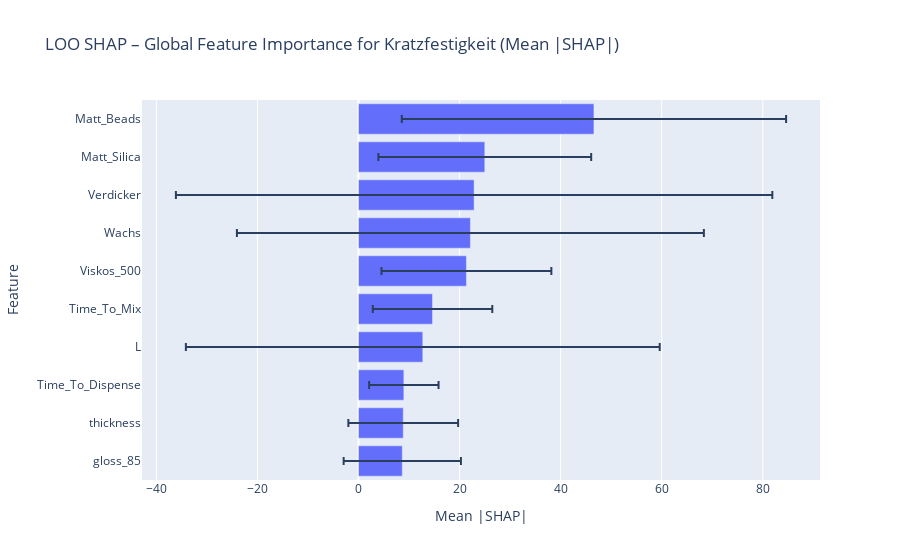
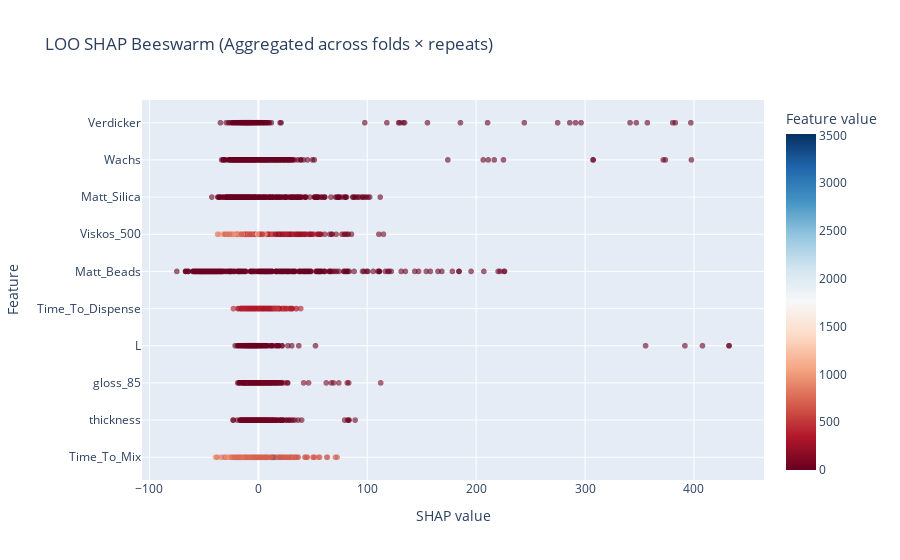
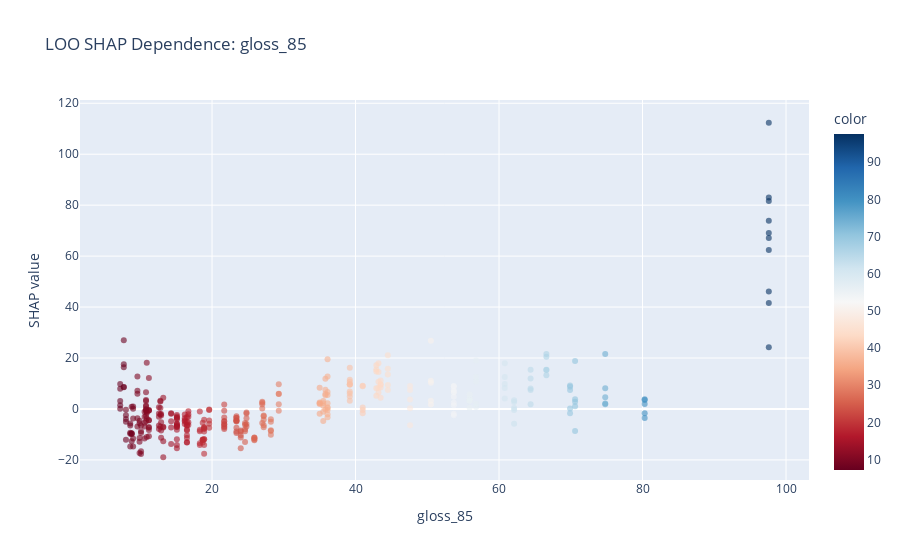
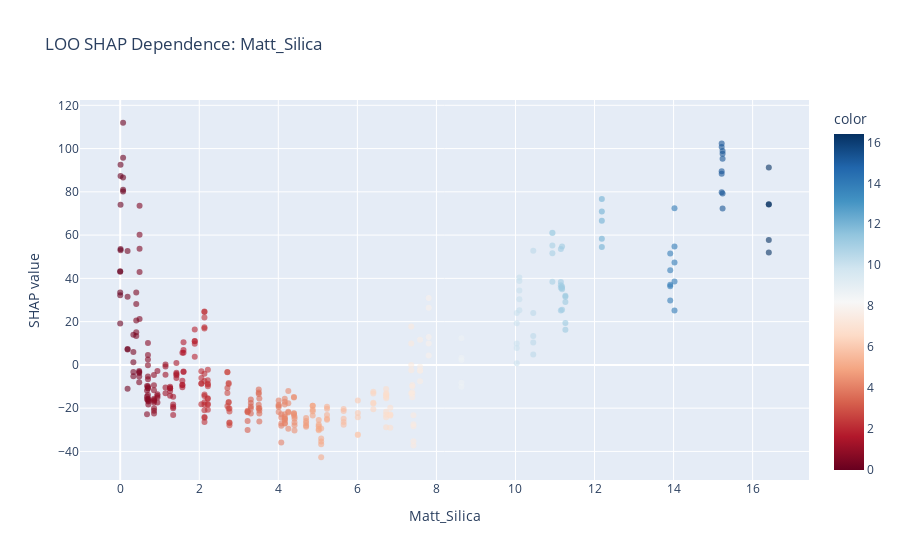

Notebook cell for these charts, in order:
### Markdown cell above
## Aggregate SHAP values over Leave-One-Out-Cross-validation

### Code cell
import shap
from sklearn.model_selection import LeaveOneOut
all_data = pd.read_csv("DoE_data.csv")
features = ["Matt_Beads", "Matt_Silica", 'Wachs', 'Verdicker','Time_To_Mix', 'Time_To_Dispense', 'thickness', "L", "Viskos_500", "gloss_85"]
X_all_unscaled = all_data[features].to_numpy()
y_all = all_data[targets].to_numpy().ravel()

# ========= LOO settings =========
n_repeats = 5   # increase if you want more smoothing over RF randomness

loo = LeaveOneOut()
all_shap_values = []               # (n_folds * n_repeats, n_features)
all_feature_values_unscaled = []   # matching rows for plotting
preds_all = []                     # predictions for left-out samples
truth_all = []                     # true y for left-out samples

for rep in range(n_repeats):
    print(f"Repeat {rep+1}/{n_repeats}")
    for train_idx, test_idx in loo.split(X_all_unscaled):
        X_tr_unscaled = X_all_unscaled[train_idx]
        y_tr = y_all[train_idx]
        X_lo_unscaled = X_all_unscaled[test_idx]  # shape (1, n_features)
        y_lo = y_all[test_idx]                    # shape (1,)

        # Scale for the model (RF doesn't need it, but harmless/consistent)
        scaler_X = MinMaxScaler().fit(X_tr_unscaled)
        X_tr = scaler_X.transform(X_tr_unscaled)
        X_lo = scaler_X.transform(X_lo_unscaled)

        # Train model (no random_state to keep randomness)
        model = RandomForestRegressor()
        model.fit(X_tr, y_tr)

        # Predict the left-out point
        y_pred_lo = model.predict(X_lo)
        preds_all.append(y_pred_lo[0])
        truth_all.append(y_lo[0])

        # SHAP for the left-out point using train as background
        explainer = shap.Explainer(model, X_tr)
        sv = explainer(X_lo, check_additivity=False)  # <- added flag
        all_shap_values.append(sv.values[0])  # store 1D: (n_features,)
        all_feature_values_unscaled.append(X_lo_unscaled[0])

# ========= Aggregate =========
shap_values_all = np.vstack(all_shap_values)                # (n_folds*n_repeats, n_features)
X_vis_unscaled  = np.vstack(all_feature_values_unscaled)    # (n_folds*n_repeats, n_features)
feature_names = features

# LOO metrics (over repeats * folds)
preds_all = np.array(preds_all)
truth_all = np.array(truth_all)

R2 = r2_score(truth_all, preds_all)
MSE = mean_squared_error(truth_all, preds_all)
MAE = mean_absolute_error(truth_all, preds_all)
MAE_mean = MAE / np.mean(np.abs(truth_all))
print("\n=== LOO performance on df_train (left-out predictions) ===")
print(f"R2: {R2:.4f} | MSE: {MSE:.4f} | MAE: {MAE:.4f} | MAE/Mean: {MAE_mean:.4f}")

# Global SHAP importance (mean |SHAP|) with std
mean_abs_shap = np.abs(shap_values_all).mean(axis=0)
std_abs_shap  = np.abs(shap_values_all).std(axis=0)
importance_df = pd.DataFrame({
    "Feature": feature_names,
    "Mean_Abs_SHAP": mean_abs_shap,
    "Std_Abs_SHAP": std_abs_shap
}).sort_values("Mean_Abs_SHAP", ascending=False)

# ========= Plots =========
# 1) Global bar (mean |SHAP|)
fig = px.bar(
    importance_df, x="Mean_Abs_SHAP", y="Feature",
    error_x="Std_Abs_SHAP", orientation="h",
    title="LOO SHAP – Global Feature Importance for Kratzfestigkeit (Mean |SHAP|)",
    labels={"Mean_Abs_SHAP": "Mean |SHAP|", "Std_Abs_SHAP": "Std |SHAP|"},
    height=420
)
fig.update_layout(yaxis=dict(categoryorder="total ascending"))
fig.show()

# 2) Beeswarm-like scatter (aggregated; color by actual unscaled value)
shap_df = pd.DataFrame(shap_values_all, columns=feature_names)
X_df = pd.DataFrame(X_vis_unscaled, columns=feature_names)

long_df = pd.concat([
    pd.melt(X_df, var_name="Feature", value_name="Feature_Value"),
    pd.melt(shap_df, var_name="Feature", value_name="SHAP_Value")["SHAP_Value"]
], axis=1)

fig2 = px.scatter(
    long_df, x="SHAP_Value", y="Feature", color="Feature_Value",
    color_continuous_scale="RdBu",
    title="LOO SHAP Beeswarm (Aggregated across folds × repeats)",
    labels={"SHAP_Value": "SHAP value", "Feature_Value": "Feature value"},
    height=650
)
fig2.update_traces(marker=dict(size=6, opacity=0.6))
fig2.update_layout(yaxis=dict(categoryorder="total ascending"))
fig2.show()

# 3) Dependence helper (uses unscaled values on x/color)
def plot_dependence(feature, color_by=None):
    fig = px.scatter(
        x=X_df[feature],
        y=shap_df[feature],
        color=X_df[color_by] if color_by else X_df[feature],
        color_continuous_scale="RdBu",
        labels={"x": feature, "y": "SHAP value"},
        title=f"LOO SHAP Dependence: {feature}" + (f" (colored by {color_by})" if color_by else "")
    )
    fig.update_traces(marker=dict(size=6, opacity=0.6))
    fig.show()

# Examples
plot_dependence("gloss_85")
plot_dependence("Matt_Silica")
plot_dependence("Matt_Silica", color_by="gloss_85")

### Figure 1 — Plotly figure (JSON) as saved in the notebook; plotly's stock layout.template omitted (floating-point values rounded to 4 significant figures)
{"data": [{"error_x": {"array": [38.03, 21.05, 59.01, 46.2, 16.81, 11.82, 46.88, 6.868, 10.86, 11.6]}, "hovertemplate": "Mean |SHAP|=%{x}<br>Feature=%{y}<extra></extra>", "legendgroup": "", "marker": {"color": "#636efa", "pattern": {"shape": ""}}, "name": "", "orientation": "h", "showlegend": false, "textposition": "auto", "type": "bar", "x": [46.59, 24.99, 22.88, 22.14, 21.35, 14.65, 12.72, 8.971, 8.853, 8.66], "xaxis": "x", "y": ["Matt_Beads", "Matt_Silica", "Verdicker", "Wachs", "Viskos_500", "Time_To_Mix", "L", "Time_To_Dispense", "thickness", "gloss_85"], "yaxis": "y"}], "layout": {"autosize": true, "barmode": "relative", "legend": {"tracegroupgap": 0}, "title": {"text": "LOO SHAP – Global Feature Importance for Kratzfestigkeit (Mean |SHAP|)"}, "xaxis": {"anchor": "y", "autorange": true, "domain": [0, 1], "range": [-42.84, 91.32], "title": {"text": "Mean |SHAP|"}, "type": "linear"}, "yaxis": {"anchor": "x", "autorange": true, "categoryorder": "total ascending", "domain": [0, 1], "range": [-0.5, 9.5], "title": {"text": "Feature"}, "type": "category"}}}

### Figure 2 — Plotly figure (JSON) as saved in the notebook; plotly's stock layout.template omitted (floating-point values rounded to 4 significant figures; data arrays with more than 128 entries replaced by an {"elided": "..."} marker saying what was removed)
{"data": [{"hovertemplate": "SHAP value=%{x}<br>Feature=%{y}<br>Feature value=%{marker.color}<extra></extra>", "legendgroup": "", "marker": {"color": {"elided": "3600 float values"}, "coloraxis": "coloraxis", "opacity": 0.6, "size": 6, "symbol": "circle"}, "mode": "markers", "name": "", "showlegend": false, "type": "scattergl", "x": {"elided": "3600 float values"}, "xaxis": "x", "y": {"elided": "3600 str values"}, "yaxis": "y"}], "layout": {"autosize": true, "coloraxis": {"colorbar": {"title": {"text": "Feature value"}}, "colorscale": [[0, "rgb(103,0,31)"], [0.1, "rgb(178,24,43)"], [0.2, "rgb(214,96,77)"], [0.3, "rgb(244,165,130)"], [0.4, "rgb(253,219,199)"], [0.5, "rgb(247,247,247)"], [0.6, "rgb(209,229,240)"], [0.7, "rgb(146,197,222)"], [0.8, "rgb(67,147,195)"], [0.9, "rgb(33,102,172)"], [1, "rgb(5,48,97)"]]}, "legend": {"tracegroupgap": 0}, "title": {"text": "LOO SHAP Beeswarm (Aggregated across folds × repeats)"}, "xaxis": {"anchor": "y", "autorange": true, "domain": [0, 1], "range": [-104.6, 462.1], "title": {"text": "SHAP value"}, "type": "linear"}, "yaxis": {"anchor": "x", "autorange": true, "categoryorder": "total ascending", "domain": [0, 1], "range": [-0.5903, 9.59], "title": {"text": "Feature"}, "type": "category"}}}

### Figure 3 — Plotly figure (JSON) as saved in the notebook; plotly's stock layout.template omitted (floating-point values rounded to 4 significant figures; data arrays with more than 128 entries replaced by an {"elided": "..."} marker saying what was removed)
{"data": [{"hovertemplate": "gloss_85=%{x}<br>SHAP value=%{y}<br>color=%{marker.color}<extra></extra>", "legendgroup": "", "marker": {"color": {"elided": "360 float values"}, "coloraxis": "coloraxis", "opacity": 0.6, "size": 6, "symbol": "circle"}, "mode": "markers", "name": "", "orientation": "v", "showlegend": false, "type": "scatter", "x": {"elided": "360 float values"}, "xaxis": "x", "y": {"elided": "360 float values"}, "yaxis": "y"}], "layout": {"autosize": true, "coloraxis": {"colorbar": {"title": {"text": "color"}}, "colorscale": [[0, "rgb(103,0,31)"], [0.1, "rgb(178,24,43)"], [0.2, "rgb(214,96,77)"], [0.3, "rgb(244,165,130)"], [0.4, "rgb(253,219,199)"], [0.5, "rgb(247,247,247)"], [0.6, "rgb(209,229,240)"], [0.7, "rgb(146,197,222)"], [0.8, "rgb(67,147,195)"], [0.9, "rgb(33,102,172)"], [1, "rgb(5,48,97)"]]}, "legend": {"tracegroupgap": 0}, "title": {"text": "LOO SHAP Dependence: gloss_85"}, "xaxis": {"anchor": "y", "autorange": true, "domain": [0, 1], "range": [1.911, 102.9], "title": {"text": "gloss_85"}, "type": "linear"}, "yaxis": {"anchor": "x", "autorange": true, "domain": [0, 1], "range": [-29.79, 123.2], "title": {"text": "SHAP value"}, "type": "linear"}}}

### Figure 4 — Plotly figure (JSON) as saved in the notebook; plotly's stock layout.template omitted (floating-point values rounded to 4 significant figures; data arrays with more than 128 entries replaced by an {"elided": "..."} marker saying what was removed)
{"data": [{"hovertemplate": "Matt_Silica=%{x}<br>SHAP value=%{y}<br>color=%{marker.color}<extra></extra>", "legendgroup": "", "marker": {"color": {"elided": "360 float values"}, "coloraxis": "coloraxis", "opacity": 0.6, "size": 6, "symbol": "circle"}, "mode": "markers", "name": "", "orientation": "v", "showlegend": false, "type": "scatter", "x": {"elided": "360 float values"}, "xaxis": "x", "y": {"elided": "360 float values"}, "yaxis": "y"}], "layout": {"autosize": true, "coloraxis": {"colorbar": {"title": {"text": "color"}}, "colorscale": [[0, "rgb(103,0,31)"], [0.1, "rgb(178,24,43)"], [0.2, "rgb(214,96,77)"], [0.3, "rgb(244,165,130)"], [0.4, "rgb(253,219,199)"], [0.5, "rgb(247,247,247)"], [0.6, "rgb(209,229,240)"], [0.7, "rgb(146,197,222)"], [0.8, "rgb(67,147,195)"], [0.9, "rgb(33,102,172)"], [1, "rgb(5,48,97)"]]}, "legend": {"tracegroupgap": 0}, "title": {"text": "LOO SHAP Dependence: Matt_Silica"}, "xaxis": {"anchor": "y", "autorange": true, "domain": [0, 1], "range": [-0.9599, 17.37], "title": {"text": "Matt_Silica"}, "type": "linear"}, "yaxis": {"anchor": "x", "autorange": true, "domain": [0, 1], "range": [-55.45, 124.7], "title": {"text": "SHAP value"}, "type": "linear"}}}
